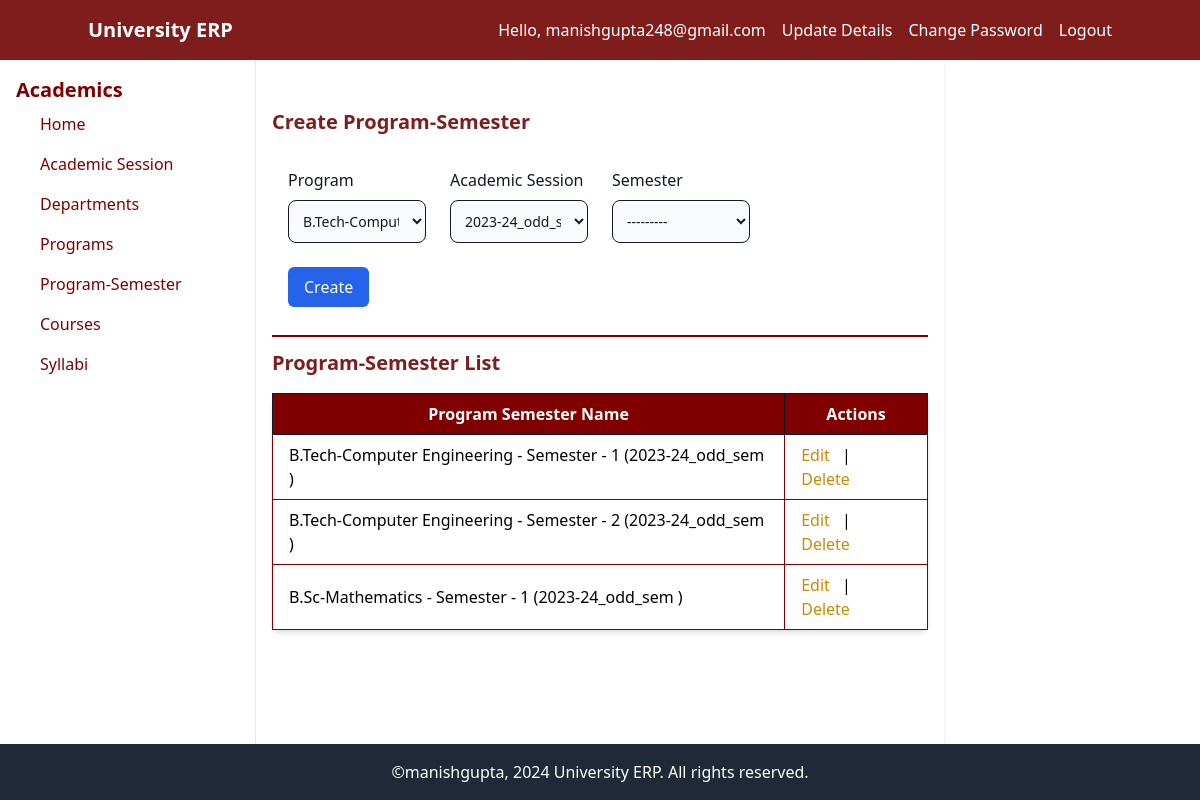
The page /academic/program_semester/ (signed in) on the database its author committed.
### users/models.py (models this page shows, shortened)
class CustomUser(AbstractBaseUser):
    email = models.EmailField(verbose_name='email address', max_length=255, unique=True)
    mobile_number = models.CharField(max_length=15, unique=True)
    is_active = models.BooleanField(default=True)
    is_admin = models.BooleanField(default=False)
    objects = CustomUserManager()
    USERNAME_FIELD = 'email'
    REQUIRED_FIELDS = ['mobile_number']

### academic/models.py (models this page shows, shortened)
class ProgramSemester(models.Model):
    program = models.ForeignKey(Program, on_delete=models.CASCADE, related_name='semesters')
    session = models.ForeignKey(AcademicSession, on_delete=models.CASCADE, related_name='semesters')
    semester = models.PositiveIntegerField(choices=[(i, str(i)) for i in range(1, 9)])
    class Meta:
        unique_together = ('program', 'semester', 'session')
    def __str__(self):
        return f"{self.program.name} - Semester - {self.semester} ({self.session.name} )"

class Program(models.Model):
    LEVEL_CHOICES = [
        ('UG', 'Undergraduate'),
        ('PG', 'Postgraduate'),
        ('PhD', 'Doctoral'),
        ('PGD', 'Post Graduate Diploma'),
        ('DIP', 'Diploma'),
        ('CRT', 'Certificate'),
        ('Other', 'Other'),
    ]
    name = models.CharField(max_length=50)
    duration = models.PositiveIntegerField(choices=[(i, str(i)) for i in range(1, 7)])
    level = models.CharField(max_length=6, choices=LEVEL_CHOICES, default='UG')
    intake = models.PositiveIntegerField(default=0)

class AcademicSession(models.Model):
    name = models.CharField(max_length=20, unique=True) # e.g. 2022_23_odd_semester
    start_date = models.DateField()
    end_date = models.DateField()
    is_active = models.BooleanField(default=False)

### academic/views.py (the view)
# urls.py: path('program_semester/', views.program_semester_list_create_update, name='program-semester-list-create-update'),
def program_semester_list_create_update(request, pk=None):
    if pk:
        program_semester = get_object_or_404(ProgramSemester, pk=pk)
    else:
        program_semester = None
    if request.method == 'POST':
        if program_semester:
            form = ProgramSemesterForm(request.POST, instance=program_semester)
        else:
            form = ProgramSemesterForm(request.POST)
        if form.is_valid():
            form.save()
            return redirect('program-semester-list-create-update')
    else:
        if program_semester:
            form = ProgramSemesterForm(instance=program_semester)
        else:
            form = ProgramSemesterForm()
    program_semesters = ProgramSemester.objects.all()
    return render(request, 'academic/program_semester_list_create_update.html', {'form': form, 'program_semesters': program_semesters, 'edit_program_semester': program_semester})

### academic/forms.py
class ProgramSemesterForm(forms.ModelForm):
    class Meta:
        model = models.ProgramSemester
        fields = ['program', 'session', 'semester']
        widgets = {
            'program': forms.Select(attrs={'class': 'form-control'}),
            'session': forms.Select(attrs={'class': 'form-control'}),
            'semester': forms.Select(attrs={'class': 'form-control'}),
        }

### academic/templates/academic/program_semester_list_create_update.html (shortened to what this page needs)
{% extends "base.html" %}
{% block content %}
<div class="flex-1">
<h2 class="text-xl text-red-900 font-semibold mt-8 mb-4">{% if edit_program_semester %}Edit{% else %}Create{% endif %} Program-Semester</h2>
<form method="POST" class="bg-white p-4 ">
    <div class="grid md:grid-cols-4 md:gap-6">
        <div class="mb-4">
                <label for="id_program" class="block mb-2 font-medium text-gray-900 dark:text-white">Program</label>
                <select name="program" id="id_program" class="bg-gray-50 border border-gray-900 text-gray-900 text-sm rounded-lg focus:ring-blue-500 focus:border-blue-500 block w-full p-2.5 dark:bg-gray-700 dark:border-gray-600 dark:placeholder-gray-400 dark:text-white dark:focus:ring-blue-500 dark:focus:border-blue-500">
                    {% for program in form.program.field.queryset %}
                        <option value="{{ program.id }}" {% if program.id == form.program.value %}selected{% endif %}>{{ program.name }}</option>
                    {% endfor %}
                </select>
            </div>
            <div class="mb-4">
                <label for="id_session" class="block mb-2 font-medium text-gray-900 dark:text-white">Academic Session</label>
                <select name="session" id="id_session" class="bg-gray-50 border border-gray-900 text-gray-900 text-sm rounded-lg focus:ring-blue-500 focus:border-blue-500 block w-full p-2.5 dark:bg-gray-700 dark:border-gray-600 dark:placeholder-gray-400 dark:text-white dark:focus:ring-blue-500 dark:focus:border-blue-500">
                    {% for session in form.session.field.queryset %}
                        <option value="{{ session.id }}" {% if session.id == form.session.value %}selected{% endif %}>{{ session.name }}</option>
                    {% endfor %}
                </select>
            </div>
            <div class="mb-4">
                <label for="id_semester" class="block mb-2 font-medium text-gray-900 dark:text-white">Semester </label>
                <select name="semester" id="id_semester" class="bg-gray-50 border border-gray-900 text-gray-900 text-sm rounded-lg focus:ring-blue-500 focus:border-blue-500 block w-full p-2.5 dark:bg-gray-700 dark:border-gray-600 dark:placeholder-gray-400 dark:text-white dark:focus:ring-blue-500 dark:focus:border-blue-500">
                    {% for value, display in form.semester.field.choices %}
                        <option value="{{ value }}" {% if value == form.semester.value %}selected{% endif %}>{{ display }}</option>
                    {% endfor %}
                </select>
            </div>
        </div>
        <button type="submit" class="bg-blue-600 text-white px-4 py-2 rounded-md mt-2">{% if edit_program_semester %}Update{% else %}Create{% endif %}</button>
    </form>
<hr class="border-t-2 border-[#800000] my-3">
<h2 class="text-xl text-red-900 font-semibold my-3 mb-4">Program-Semester List</h2>
<table class="min-w-full bg-white shadow-md border border-[#800000] rounded-lg">
    <thead>
        <tr class="bg-[#800000] text-white font-semibold  " >
            <th class="px-4 py-2  border border-gray-900">Program Semester Name</th>
            <th class="px-4 py-2  border border-gray-900">Actions</th>
        </tr>
    </thead>
    <tbody>
        {% for program_semester in program_semesters %}
        <tr class="hover:bg-gray-100 ">
            <td class="px-4 py-2  border border-[#800000]">{{ program_semester }}</td>
            <td class="px-4 py-2 border border-[#800000]">
                <a href="{% url 'program-semester-update' program_semester.id %}" class="text-yellow-600 hover:underline mr-2">Edit</a> |
                <a href="{% url 'program-semester-delete' program_semester.id %}" class="text-yellow-600 hover:underline mr-2">Delete</a>
            </td>
        </tr>
        {% endfor %}
    </tbody>
</table>
</div>
{% endblock content %}

### templates/navbar.html
<nav class="bg-red-900 text-white p-4">
    <div class="container mx-auto flex justify-between items-center">
        <a href="/" class="text-xl font-semibold">University ERP</a>
        <ul class="flex space-x-4">
            <ul class="flex items-center space-x-4">
                {% if user.is_authenticated %}
                    <li><span class="">Hello, {{ user.email }}</span></li>
                    <li><a href="{% url 'profile' %}" >Update Details</a></li>
                    <li><a href="{% url 'password_change' %}" >Change Password</a></li>
                    <li><a href="{% url 'logout' %}" >Logout</a></li>
                {% else %}
                    <li><a href="{% url 'login' %}" >Login</a></li>
                    <li><a href="{% url 'signup' %}" >Sign Up</a></li>
                {% endif %}
            </ul>
        </ul>
    </div>
</nav>

### rows shown on the page
CustomUser: email "manishgupta248@gmail.com"
ProgramSemester: program+semester+session "B.Tech-Computer Engineering - Semester - 1 (2023-24_odd_sem )"
ProgramSemester: program+semester+session "B.Tech-Computer Engineering - Semester - 2 (2023-24_odd_sem )"
ProgramSemester: program+semester+session "B.Sc-Mathematics - Semester - 1 (2023-24_odd_sem )"

### other values the page prints
form field program "B.Tech-Computer Engineering"
form field session "2023-24_odd_sem"
form field semester "---------"
